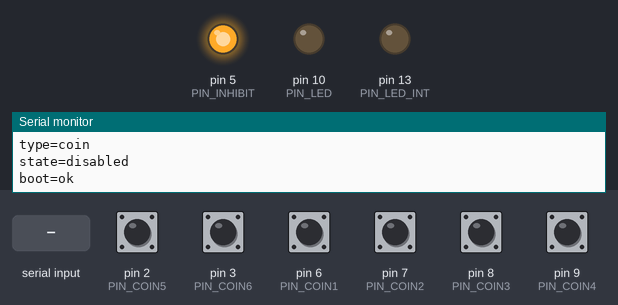
Simulated run of this sketch. Board: Arduino Uno, built with avr-gcc and run on an emulated ATmega328P. Shown: output pins drawn as LEDs (lit = HIGH), the last lines printed to the serial monitor. The inputs (shaded band) are chosen by the test bench; at power-on: pin 2 (PIN_COIN5), pin 3 (PIN_COIN6), pin 6 (PIN_COIN1), pin 7 (PIN_COIN2), pin 8 (PIN_COIN3), pin 9 (PIN_COIN4) HIGH.

Above: at 1.2 s.
1.3 s: "e" received over Serial
At 2.5 s:
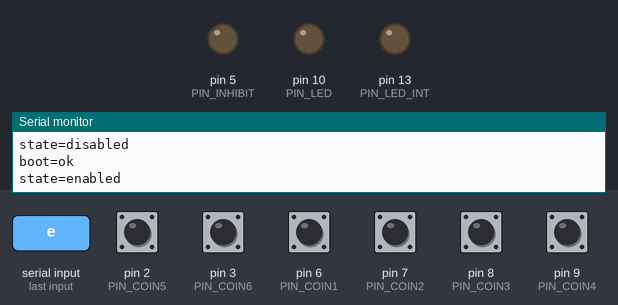
2.8 s: "L" received over Serial
At 3.7 s:
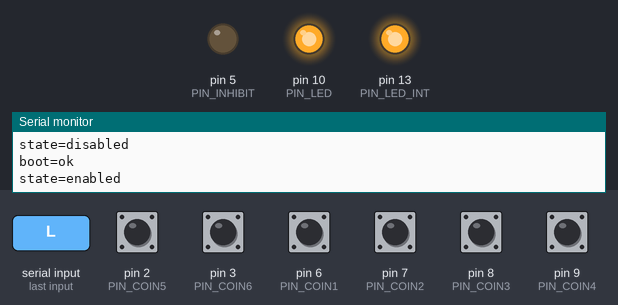
4.3 s: "d" received over Serial
At 4.9 s:
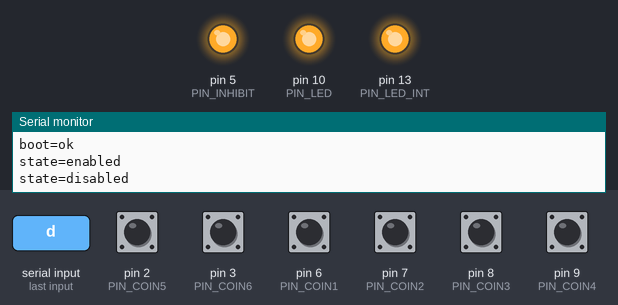
7.4 s: "l" received over Serial
At 8.4 s:
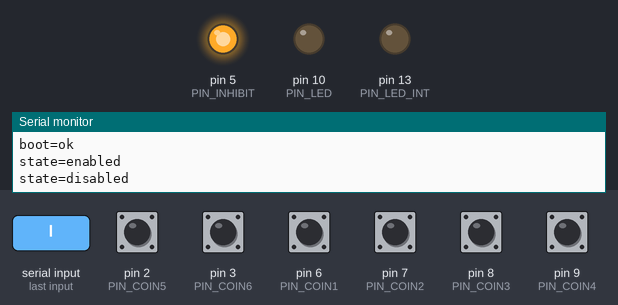
Timing chart, 0 to 9.9 s (numbered marks = the images above; inputs shaded):
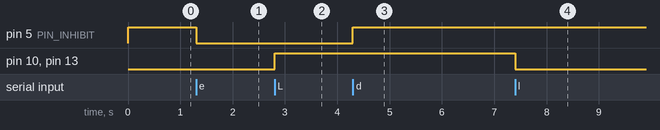

The sketch:

coinvalidator.ino
```cpp
// (licence header left out)
//----- CONFIGURATION -----

#define UNIT_ID     2

//#define TESTMODE

#define PIN_COIN1   6
#define PIN_COIN2   7
#define PIN_COIN3   8
#define PIN_COIN4   9
#define PIN_COIN5   2
#define PIN_COIN6   3
#define PIN_RETURN  4
#define PIN_INHIBIT 5
#define PIN_LED     10
#define PIN_LED_INT 13

#define NUM_INPUTS 6
const int pins[NUM_INPUTS] = {PIN_COIN1, PIN_COIN2, PIN_COIN3, PIN_COIN4, PIN_COIN5, PIN_COIN6};//, PIN_RETURN};
const char* values[NUM_INPUTS] = {"5", "10", "20", "50", "100", "200"};//, "RETURN"};

//-------------------------

//Do not change anything below this line.

const unsigned long interval = 200; //Interval in milliseconds

bool prev[NUM_INPUTS] = {1};
unsigned long previousMillis[NUM_INPUTS] = {0};

void setup() {
  Serial.begin(115200);
  for (int i = 0; i < NUM_INPUTS; i++) {
    pinMode(pins[i],   INPUT_PULLUP);
  }
  pinMode(PIN_INHIBIT, OUTPUT);
  pinMode(PIN_LED, OUTPUT);
  pinMode(PIN_LED_INT, OUTPUT);

  digitalWrite(PIN_INHIBIT, HIGH); //Do not accept coins

  #ifdef TESTMODE
  digitalWrite(PIN_INHIBIT, LOW); //Accept coins
  while (1) {
    Serial.print(digitalRead(PIN_COIN1));
    Serial.print(digitalRead(PIN_COIN2));
    Serial.print(digitalRead(PIN_COIN3));
    Serial.print(digitalRead(PIN_COIN4));
    Serial.print(digitalRead(PIN_COIN5));
    Serial.print(digitalRead(PIN_COIN6));
    Serial.print(" ");
    Serial.print(digitalRead(PIN_RETURN));
    Serial.println();
  }
  #endif

  Serial.println("id="+String(UNIT_ID));
  Serial.println("type=coin");
  Serial.println("state=disabled");
  Serial.println("boot=ok");
}

void loop() {
  while (Serial.available()>0) {
      char c = Serial.read();
      switch(c) {
        case 'i':
          Serial.println("id="+String(UNIT_ID));
          break;

        case 'm':
          Serial.println("motors=0");
          break;

        case 'e':
          digitalWrite(PIN_INHIBIT, LOW);
          Serial.println("state=enabled");
          break;

        case 'd':
          digitalWrite(PIN_INHIBIT, HIGH);
          Serial.println("state=disabled");
          break;

        case 't':
          Serial.println("type=coin");
          break;

        case 'l':
          digitalWrite(PIN_LED, LOW);
          digitalWrite(PIN_LED_INT, LOW);
          break;

        case 'L':
          digitalWrite(PIN_LED, HIGH);
          digitalWrite(PIN_LED_INT, HIGH);
          break;
    }
  }

  unsigned long currentMillis = millis();

  for (int i = 0; i < NUM_INPUTS; i++) {
    bool curr = digitalRead(pins[i]);
    if ((!curr) && prev[i]) {
      Serial.print("coin=");
      Serial.println(values[i]);
      prev[i] = false;
      previousMillis[i] = currentMillis;
    }
    if ((curr) && (!prev[i]) && (currentMillis - previousMillis[i] > interval)) prev[i] = true;
  }
}
```

Measured:
- after the input at 1.3 s, pin 5 (PIN_INHIBIT): HIGH → LOW at once
- after the input at 2.8 s, pin 10 (PIN_LED), pin 13 (PIN_LED_INT): LOW → HIGH at once
- after the input at 4.3 s, pin 5 (PIN_INHIBIT): LOW → HIGH at once
- after the input at 7.4 s, pin 10 (PIN_LED), pin 13 (PIN_LED_INT): HIGH → LOW at once
